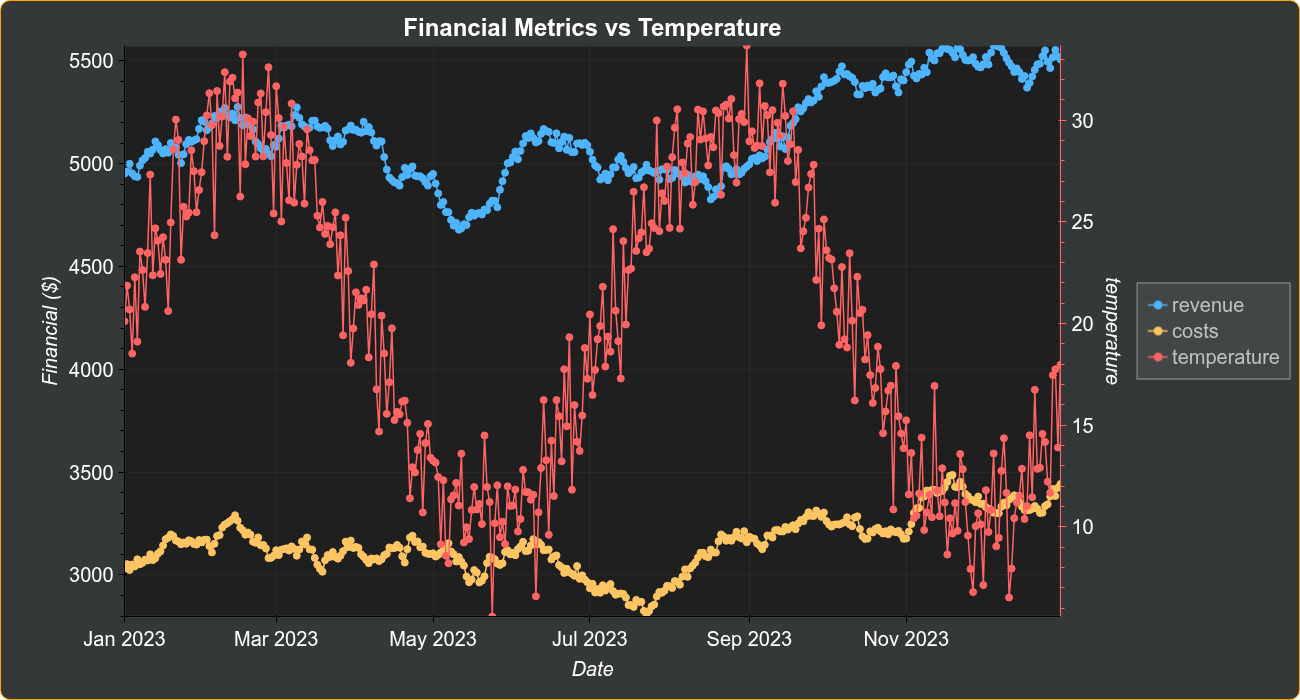

Python code for this plot:
import bokeh_rocks as br
from bokeh.io import show
import pandas as pd
import numpy as np

dates = pd.date_range("2023-01-01", periods=365, freq="D")
df2 = pd.DataFrame(
    {
        "revenue": 5000 + np.cumsum(np.random.randn(365) * 30),
        "costs": 3000 + np.cumsum(np.random.randn(365) * 25),
        "temperature": 20 + 10 * np.sin(np.arange(365) / 30) + np.random.randn(365) * 2,
    },
    index=dates,
)

p2 = br.line(
    df2,
    y=["revenue", "costs"],
    secy=["temperature"],
    secco="#ff6464",
    title="Financial Metrics vs Temperature",
    xlabel="Date",
    ylabel="Financial ($)",
    palette=["#4db4fd", "#ffc562"],
    theme="dark",
)

show(p2);   br.save_plot(p2, "output/line_05")
